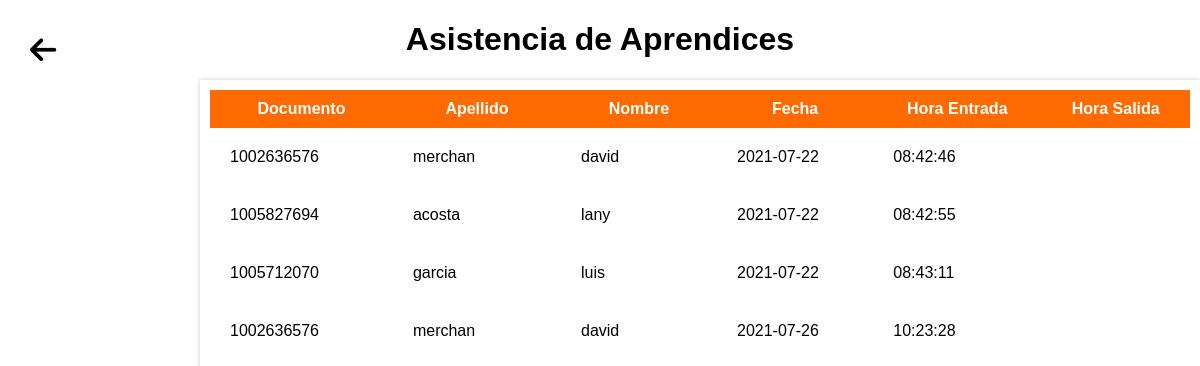
Page /Roles/instru/asistencia_aprendices.php on the committed database.
### tables this page shows
CREATE TABLE `entrada_aprendiz` (
  `id_entrada_aprendiz` int(11) NOT NULL,
  `fecha` date NOT NULL,
  `hora` time NOT NULL,
  `hora_salida` time DEFAULT NULL,
  `documento` int(12) NOT NULL
);

CREATE TABLE `usuarios` (
  `documento` int(12) NOT NULL,
  `id_tipo_documento` int(3) NOT NULL,
  `id_tipo_usuario` int(3) NOT NULL,
  `Cod_Carnet` int(25) NOT NULL,
  `Nombres` varchar(35) NOT NULL,
  `Apellidos` varchar(35) NOT NULL,
  `fecha_nacimiento` date NOT NULL,
  `correo_personal` varchar(50) NOT NULL,
  `correo_sena` varchar(50) NOT NULL,
  `telefono` bigint(13) NOT NULL,
  `password` varchar(30) NOT NULL,
  `id_genero` int(11) NOT NULL
);

### Roles/instru/asistencia_aprendices.php (the view, shortened to what this page needs)
<?php
     require_once('../../includes/conexion.php');
?>
<!DOCTYPE html>
<html lang="en">
<head>
    <link rel="stylesheet" href="./css/asignacion.css">
    <link rel="stylesheet" href="https://use.fontawesome.com/releases/v5.8.1/css/all.css">
</head>
<body>
    <h1>Asistencia de Aprendices</h1>
    <a href="instructor.php"> <i class="atras fas fa-arrow-left"></i></a>
    <table id="tabla_asistencia" class="tabla_busqueda">
        <thead>
            <tr>
                <th>Documento</th>
                <th>Apellido</th>
                <th>Nombre</th>
                <th>Fecha</th>
                <th>Hora Entrada</th>
                <th>Hora Salida</th>
            </tr>
        </thead>
        <?php
            $sql="SELECT  usuarios.documento, usuarios.Apellidos, usuarios.Nombres,
            fecha, hora, hora_salida FROM usuarios, entrada_aprendiz WHERE usuarios.documento = entrada_aprendiz.documento ";
            $resul=mysqli_query($mysqli,$sql);
            while($mostrar=mysqli_fetch_array($resul)){
            ?>
                <tr>
                    <td><?php echo $mostrar['documento']?></td>
                    <td><?php echo $mostrar['Apellidos']?></td>
                    <td><?php echo $mostrar['Nombres']?></td>
                    <td><?php echo $mostrar['fecha']?></td>
                    <td><?php echo $mostrar['hora']?></td>
                    <td><?php echo $mostrar['hora_salida']?></td>
                </tr>
            <?php
                }
            ?>
    </table>
</body>
</html>

### Roles/instru/css/asignacion.css (style rules this page uses)
html { font-size: 16px; font-family: Helvetica; box-sizing: border-box; }
*, *::after, *::before { box-sizing: inherit; }
body { margin: 0; padding: 0; overflow-x: hidden; }
h1 { text-align: center; }
.tabla_busqueda { margin:10px 200px; padding: 10px; Border-spacing:0; box-shadow: 0 0 5px 0 rgba(0, 0, 0, 0.2); width: 1000px; }
.tabla_busqueda tr th { width: 250px; margin: 10px; padding: 10px; background: #ff6b00; color: white; }
.tabla_busqueda tr td { width: 250px; margin: 10px; padding: 20px; }
.atras { position: absolute; font-size: 30px; top:5px; margin: 30px; color: black; cursor: pointer; }

### rows in the picture
entrada_aprendiz: documento.documento "1002636576", documento.Apellidos "merchan", documento.Nombres "david", fecha "2021-07-22", hora "08:42:46"
entrada_aprendiz: documento.documento "1005827694", documento.Apellidos "acosta", documento.Nombres "lany", fecha "2021-07-22", hora "08:42:55"
entrada_aprendiz: documento.documento "1005712070", documento.Apellidos "garcia", documento.Nombres "luis", fecha "2021-07-22", hora "08:43:11"
entrada_aprendiz: documento.documento "1002636576", documento.Apellidos "merchan", documento.Nombres "david", fecha "2021-07-26", hora "10:23:28"
